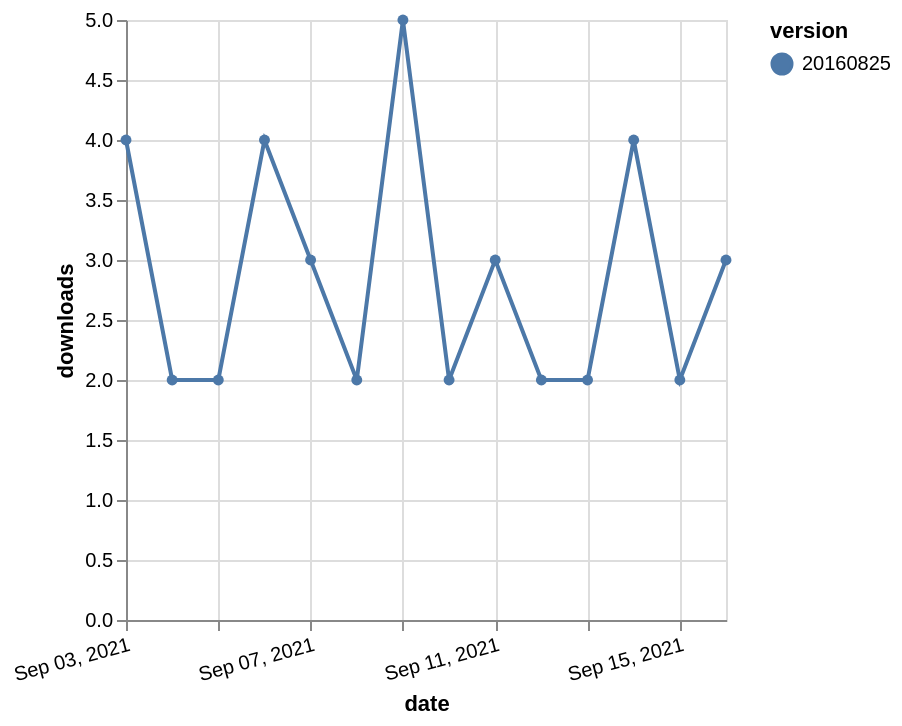

Source (Vega-Lite JSON):
### Vega-Lite specification from a JSON file in a GitHub repository (floating-point values rounded to 4 significant figures)
{"$schema": "https://vega.github.io/schema/vega-lite/v5.json", "description": "A simple bar chart with embedded data.", "data": {"values": [{"date": "2021-09-03", "total": 3495, "delta": 4, "version": "20160825"}, {"date": "2021-09-04", "total": 3497, "delta": 2, "version": "20160825"}, {"date": "2021-09-05", "total": 3499, "delta": 2, "version": "20160825"}, {"date": "2021-09-06", "total": 3503, "delta": 4, "version": "20160825"}, {"date": "2021-09-07", "total": 3506, "delta": 3, "version": "20160825"}, {"date": "2021-09-08", "total": 3508, "delta": 2, "version": "20160825"}, {"date": "2021-09-09", "total": 3513, "delta": 5, "version": "20160825"}, {"date": "2021-09-10", "total": 3515, "delta": 2, "version": "20160825"}, {"date": "2021-09-11", "total": 3518, "delta": 3, "version": "20160825"}, {"date": "2021-09-12", "total": 3520, "delta": 2, "version": "20160825"}, {"date": "2021-09-13", "total": 3522, "delta": 2, "version": "20160825"}, {"date": "2021-09-14", "total": 3526, "delta": 4, "version": "20160825"}, {"date": "2021-09-15", "total": 3528, "delta": 2, "version": "20160825"}, {"date": "2021-09-16", "total": 3531, "delta": 3, "version": "20160825"}]}, "width": "container", "mark": {"type": "line", "point": {"filled": true}}, "encoding": {"x": {"field": "date", "type": "temporal", "timeUnit": "yearmonthdate", "title": "date", "axis": {"labelAngle": -15}}, "y": {"field": "delta", "type": "quantitative", "title": "downloads"}, "color": {"field": "version", "type": "nominal"}, "tooltip": {"field": "delta"}}}
